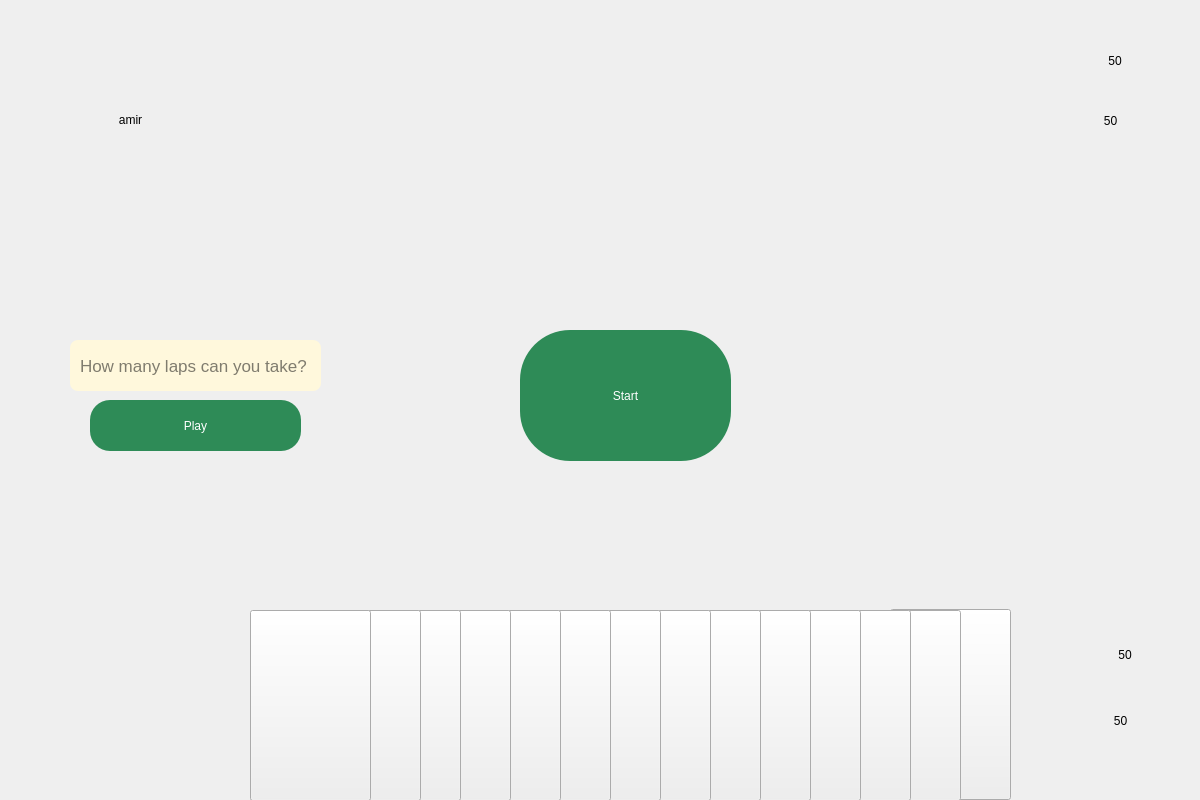
<?xml version="1.0" encoding="UTF-8"?>
<ui version="4.0">
 <class>play</class>
 <widget class="QMainWindow" name="play">
  <property name="geometry">
   <rect>
    <x>0</x>
    <y>0</y>
    <width>1200</width>
    <height>800</height>
   </rect>
  </property>
  <property name="minimumSize">
   <size>
    <width>1200</width>
    <height>800</height>
   </size>
  </property>
  <property name="maximumSize">
   <size>
    <width>1200</width>
    <height>800</height>
   </size>
  </property>
  <property name="windowTitle">
   <string>MainWindow</string>
  </property>
  <widget class="QWidget" name="centralwidget">
   <widget class="QLabel" name="label">
    <property name="geometry">
     <rect>
      <x>0</x>
      <y>0</y>
      <width>1200</width>
      <height>800</height>
     </rect>
    </property>
    <property name="styleSheet">
     <string notr="true">border-image: url(:/board1.jpg);

</string>
    </property>
    <property name="text">
     <string/>
    </property>
   </widget>
   <widget class="QPushButton" name="cardButton_14">
    <property name="geometry">
     <rect>
      <x>890</x>
      <y>609</y>
      <width>121</width>
      <height>191</height>
     </rect>
    </property>
    <property name="styleSheet">
     <string notr="true">border-image: url(:/parrot.png);</string>
    </property>
    <property name="text">
     <string/>
    </property>
   </widget>
   <widget class="QPushButton" name="cardButton_12">
    <property name="geometry">
     <rect>
      <x>840</x>
      <y>610</y>
      <width>121</width>
      <height>191</height>
     </rect>
    </property>
    <property name="styleSheet">
     <string notr="true">border-image: url(:/parrot.png);</string>
    </property>
    <property name="text">
     <string/>
    </property>
   </widget>
   <widget class="QPushButton" name="cardButton_10">
    <property name="geometry">
     <rect>
      <x>790</x>
      <y>610</y>
      <width>121</width>
      <height>191</height>
     </rect>
    </property>
    <property name="styleSheet">
     <string notr="true">border-image: url(:/parrot.png);</string>
    </property>
    <property name="text">
     <string/>
    </property>
   </widget>
   <widget class="QPushButton" name="cardButton_8">
    <property name="geometry">
     <rect>
      <x>740</x>
      <y>610</y>
      <width>121</width>
      <height>191</height>
     </rect>
    </property>
    <property name="styleSheet">
     <string notr="true">border-image: url(:/parrot.png);</string>
    </property>
    <property name="text">
     <string/>
    </property>
   </widget>
   <widget class="QPushButton" name="cardButton_6">
    <property name="geometry">
     <rect>
      <x>690</x>
      <y>610</y>
      <width>121</width>
      <height>191</height>
     </rect>
    </property>
    <property name="styleSheet">
     <string notr="true">border-image: url(:/parrot.png);</string>
    </property>
    <property name="text">
     <string/>
    </property>
   </widget>
   <widget class="QPushButton" name="cardButton_4">
    <property name="geometry">
     <rect>
      <x>640</x>
      <y>610</y>
      <width>121</width>
      <height>191</height>
     </rect>
    </property>
    <property name="styleSheet">
     <string notr="true">border-image: url(:/parrot.png);</string>
    </property>
    <property name="text">
     <string/>
    </property>
   </widget>
   <widget class="QPushButton" name="cardButton_2">
    <property name="geometry">
     <rect>
      <x>590</x>
      <y>610</y>
      <width>121</width>
      <height>191</height>
     </rect>
    </property>
    <property name="styleSheet">
     <string notr="true">border-image: url(:/parrot.png);</string>
    </property>
    <property name="text">
     <string/>
    </property>
   </widget>
   <widget class="QPushButton" name="cardButton_1">
    <property name="geometry">
     <rect>
      <x>540</x>
      <y>610</y>
      <width>121</width>
      <height>191</height>
     </rect>
    </property>
    <property name="styleSheet">
     <string notr="true">border-image: url(:/parrot.png);</string>
    </property>
    <property name="text">
     <string/>
    </property>
   </widget>
   <widget class="QPushButton" name="cardButton_3">
    <property name="geometry">
     <rect>
      <x>490</x>
      <y>610</y>
      <width>121</width>
      <height>191</height>
     </rect>
    </property>
    <property name="styleSheet">
     <string notr="true">border-image: url(:/parrot.png);</string>
    </property>
    <property name="text">
     <string/>
    </property>
   </widget>
   <widget class="QPushButton" name="cardButton_5">
    <property name="geometry">
     <rect>
      <x>440</x>
      <y>610</y>
      <width>121</width>
      <height>191</height>
     </rect>
    </property>
    <property name="styleSheet">
     <string notr="true">border-image: url(:/parrot.png);</string>
    </property>
    <property name="text">
     <string/>
    </property>
   </widget>
   <widget class="QPushButton" name="cardButton_7">
    <property name="geometry">
     <rect>
      <x>390</x>
      <y>610</y>
      <width>121</width>
      <height>191</height>
     </rect>
    </property>
    <property name="styleSheet">
     <string notr="true">border-image: url(:/parrot.png);</string>
    </property>
    <property name="text">
     <string/>
    </property>
   </widget>
   <widget class="QPushButton" name="cardButton_9">
    <property name="geometry">
     <rect>
      <x>340</x>
      <y>610</y>
      <width>121</width>
      <height>191</height>
     </rect>
    </property>
    <property name="styleSheet">
     <string notr="true">border-image: url(:/parrot.png);</string>
    </property>
    <property name="text">
     <string/>
    </property>
   </widget>
   <widget class="QPushButton" name="cardButton_11">
    <property name="geometry">
     <rect>
      <x>300</x>
      <y>610</y>
      <width>121</width>
      <height>191</height>
     </rect>
    </property>
    <property name="styleSheet">
     <string notr="true">border-image: url(:/parrot.png);</string>
    </property>
    <property name="text">
     <string/>
    </property>
   </widget>
   <widget class="QPushButton" name="cardButton_13">
    <property name="geometry">
     <rect>
      <x>250</x>
      <y>610</y>
      <width>121</width>
      <height>191</height>
     </rect>
    </property>
    <property name="styleSheet">
     <string notr="true">border-image: url(:/king skull.png);</string>
    </property>
    <property name="text">
     <string/>
    </property>
   </widget>
   <widget class="QLabel" name="cardlabel_14">
    <property name="geometry">
     <rect>
      <x>850</x>
      <y>-30</y>
      <width>151</width>
      <height>241</height>
     </rect>
    </property>
    <property name="styleSheet">
     <string notr="true">border-image: url(:/queen.png);
border-image: url(:/labelCard.png);
</string>
    </property>
    <property name="text">
     <string/>
    </property>
   </widget>
   <widget class="QLabel" name="cardlabel_12">
    <property name="geometry">
     <rect>
      <x>810</x>
      <y>-30</y>
      <width>151</width>
      <height>241</height>
     </rect>
    </property>
    <property name="styleSheet">
     <string notr="true">border-image: url(:/queen.png);
border-image: url(:/labelCard.png);
</string>
    </property>
    <property name="text">
     <string/>
    </property>
   </widget>
   <widget class="QLabel" name="cardlabel_10">
    <property name="geometry">
     <rect>
      <x>750</x>
      <y>-30</y>
      <width>151</width>
      <height>241</height>
     </rect>
    </property>
    <property name="styleSheet">
     <string notr="true">border-image: url(:/queen.png);
border-image: url(:/labelCard.png);
</string>
    </property>
    <property name="text">
     <string/>
    </property>
   </widget>
   <widget class="QLabel" name="cardlabel_8">
    <property name="geometry">
     <rect>
      <x>700</x>
      <y>-30</y>
      <width>151</width>
      <height>241</height>
     </rect>
    </property>
    <property name="styleSheet">
     <string notr="true">border-image: url(:/queen.png);
border-image: url(:/labelCard.png);
</string>
    </property>
    <property name="text">
     <string/>
    </property>
   </widget>
   <widget class="QLabel" name="cardlabel_6">
    <property name="geometry">
     <rect>
      <x>650</x>
      <y>-30</y>
      <width>151</width>
      <height>241</height>
     </rect>
    </property>
    <property name="styleSheet">
     <string notr="true">border-image: url(:/queen.png);
border-image: url(:/labelCard.png);
</string>
    </property>
    <property name="text">
     <string/>
    </property>
   </widget>
   <widget class="QLabel" name="cardlabel_4">
    <property name="geometry">
     <rect>
      <x>600</x>
      <y>-30</y>
      <width>151</width>
      <height>241</height>
     </rect>
    </property>
    <property name="styleSheet">
     <string notr="true">border-image: url(:/queen.png);
border-image: url(:/labelCard.png);
</string>
    </property>
    <property name="text">
     <string/>
    </property>
   </widget>
   <widget class="QLabel" name="cardlabel_2">
    <property name="geometry">
     <rect>
      <x>550</x>
      <y>-30</y>
      <width>151</width>
      <height>241</height>
     </rect>
    </property>
    <property name="styleSheet">
     <string notr="true">border-image: url(:/queen.png);
border-image: url(:/labelCard.png);
</string>
    </property>
    <property name="text">
     <string/>
    </property>
   </widget>
   <widget class="QLabel" name="cardlabel_1">
    <property name="geometry">
     <rect>
      <x>490</x>
      <y>-30</y>
      <width>151</width>
      <height>241</height>
     </rect>
    </property>
    <property name="styleSheet">
     <string notr="true">border-image: url(:/queen.png);
border-image: url(:/labelCard.png);
</string>
    </property>
    <property name="text">
     <string/>
    </property>
   </widget>
   <widget class="QLabel" name="cardlabel_3">
    <property name="geometry">
     <rect>
      <x>440</x>
      <y>-30</y>
      <width>151</width>
      <height>241</height>
     </rect>
    </property>
    <property name="styleSheet">
     <string notr="true">border-image: url(:/queen.png);
border-image: url(:/labelCard.png);
</string>
    </property>
    <property name="text">
     <string/>
    </property>
   </widget>
   <widget class="QLabel" name="cardlabel_5">
    <property name="geometry">
     <rect>
      <x>390</x>
      <y>-30</y>
      <width>151</width>
      <height>241</height>
     </rect>
    </property>
    <property name="styleSheet">
     <string notr="true">border-image: url(:/queen.png);
border-image: url(:/labelCard.png);
</string>
    </property>
    <property name="text">
     <string/>
    </property>
   </widget>
   <widget class="QLabel" name="cardlabel_7">
    <property name="geometry">
     <rect>
      <x>340</x>
      <y>-30</y>
      <width>151</width>
      <height>241</height>
     </rect>
    </property>
    <property name="styleSheet">
     <string notr="true">border-image: url(:/queen.png);
border-image: url(:/labelCard.png);
</string>
    </property>
    <property name="text">
     <string/>
    </property>
   </widget>
   <widget class="QLabel" name="cardlabel_9">
    <property name="geometry">
     <rect>
      <x>280</x>
      <y>-30</y>
      <width>151</width>
      <height>241</height>
     </rect>
    </property>
    <property name="styleSheet">
     <string notr="true">border-image: url(:/queen.png);
border-image: url(:/labelCard.png);
</string>
    </property>
    <property name="text">
     <string/>
    </property>
   </widget>
   <widget class="QLabel" name="cardlabel_11">
    <property name="geometry">
     <rect>
      <x>230</x>
      <y>-30</y>
      <width>151</width>
      <height>241</height>
     </rect>
    </property>
    <property name="styleSheet">
     <string notr="true">border-image: url(:/queen.png);
border-image: url(:/labelCard.png);
</string>
    </property>
    <property name="text">
     <string/>
    </property>
   </widget>
   <widget class="QLabel" name="cardlabel_13">
    <property name="geometry">
     <rect>
      <x>190</x>
      <y>-30</y>
      <width>151</width>
      <height>241</height>
     </rect>
    </property>
    <property name="styleSheet">
     <string notr="true">border-image: url(:/queen.png);
border-image: url(:/labelCard.png);
</string>
    </property>
    <property name="text">
     <string/>
    </property>
   </widget>
   <widget class="QLabel" name="wincardlabel_1">
    <property name="geometry">
     <rect>
      <x>282</x>
      <y>510</y>
      <width>101</width>
      <height>51</height>
     </rect>
    </property>
    <property name="styleSheet">
     <string notr="true">border-image: url(:/labelCard_land.png);</string>
    </property>
    <property name="text">
     <string/>
    </property>
   </widget>
   <widget class="QLabel" name="wincardlabel_2">
    <property name="geometry">
     <rect>
      <x>310</x>
      <y>530</y>
      <width>101</width>
      <height>51</height>
     </rect>
    </property>
    <property name="styleSheet">
     <string notr="true">border-image: url(:/labelCard_land.png);</string>
    </property>
    <property name="text">
     <string/>
    </property>
   </widget>
   <widget class="QLabel" name="wincardlabel_3">
    <property name="geometry">
     <rect>
      <x>360</x>
      <y>510</y>
      <width>101</width>
      <height>51</height>
     </rect>
    </property>
    <property name="styleSheet">
     <string notr="true">border-image: url(:/labelCard_land.png);</string>
    </property>
    <property name="text">
     <string/>
    </property>
   </widget>
   <widget class="QLabel" name="wincardlabel_4">
    <property name="geometry">
     <rect>
      <x>400</x>
      <y>530</y>
      <width>101</width>
      <height>51</height>
     </rect>
    </property>
    <property name="styleSheet">
     <string notr="true">border-image: url(:/labelCard_land.png);</string>
    </property>
    <property name="text">
     <string/>
    </property>
   </widget>
   <widget class="QLabel" name="wincardlabel_5">
    <property name="geometry">
     <rect>
      <x>440</x>
      <y>510</y>
      <width>101</width>
      <height>51</height>
     </rect>
    </property>
    <property name="styleSheet">
     <string notr="true">border-image: url(:/labelCard_land.png);</string>
    </property>
    <property name="text">
     <string/>
    </property>
   </widget>
   <widget class="QLabel" name="wincardlabel_6">
    <property name="geometry">
     <rect>
      <x>490</x>
      <y>530</y>
      <width>101</width>
      <height>51</height>
     </rect>
    </property>
    <property name="styleSheet">
     <string notr="true">border-image: url(:/labelCard_land.png);</string>
    </property>
    <property name="text">
     <string/>
    </property>
   </widget>
   <widget class="QLabel" name="wincardlabel_7">
    <property name="geometry">
     <rect>
      <x>530</x>
      <y>510</y>
      <width>101</width>
      <height>51</height>
     </rect>
    </property>
    <property name="styleSheet">
     <string notr="true">border-image: url(:/labelCard_land.png);</string>
    </property>
    <property name="text">
     <string/>
    </property>
   </widget>
   <widget class="QLabel" name="wincardlabel_8">
    <property name="geometry">
     <rect>
      <x>580</x>
      <y>530</y>
      <width>101</width>
      <height>51</height>
     </rect>
    </property>
    <property name="styleSheet">
     <string notr="true">border-image: url(:/labelCard_land.png);</string>
    </property>
    <property name="text">
     <string/>
    </property>
   </widget>
   <widget class="QLabel" name="wincardlabel_9">
    <property name="geometry">
     <rect>
      <x>620</x>
      <y>510</y>
      <width>101</width>
      <height>51</height>
     </rect>
    </property>
    <property name="styleSheet">
     <string notr="true">border-image: url(:/labelCard_land.png);</string>
    </property>
    <property name="text">
     <string/>
    </property>
   </widget>
   <widget class="QLabel" name="wincardlabel_10">
    <property name="geometry">
     <rect>
      <x>670</x>
      <y>530</y>
      <width>101</width>
      <height>51</height>
     </rect>
    </property>
    <property name="styleSheet">
     <string notr="true">border-image: url(:/labelCard_land.png);</string>
    </property>
    <property name="text">
     <string/>
    </property>
   </widget>
   <widget class="QLabel" name="wincardlabel_11">
    <property name="geometry">
     <rect>
      <x>720</x>
      <y>510</y>
      <width>101</width>
      <height>51</height>
     </rect>
    </property>
    <property name="styleSheet">
     <string notr="true">border-image: url(:/labelCard_land.png);</string>
    </property>
    <property name="text">
     <string/>
    </property>
   </widget>
   <widget class="QLabel" name="wincardlabel_12">
    <property name="geometry">
     <rect>
      <x>760</x>
      <y>530</y>
      <width>101</width>
      <height>51</height>
     </rect>
    </property>
    <property name="styleSheet">
     <string notr="true">border-image: url(:/labelCard_land.png);</string>
    </property>
    <property name="text">
     <string/>
    </property>
   </widget>
   <widget class="QLabel" name="wincardlabel_13">
    <property name="geometry">
     <rect>
      <x>810</x>
      <y>510</y>
      <width>101</width>
      <height>51</height>
     </rect>
    </property>
    <property name="styleSheet">
     <string notr="true">border-image: url(:/labelCard_land.png);</string>
    </property>
    <property name="text">
     <string/>
    </property>
   </widget>
   <widget class="QLabel" name="wincardlabel_14">
    <property name="geometry">
     <rect>
      <x>860</x>
      <y>530</y>
      <width>101</width>
      <height>51</height>
     </rect>
    </property>
    <property name="styleSheet">
     <string notr="true">border-image: url(:/labelCard_land.png);</string>
    </property>
    <property name="text">
     <string/>
    </property>
   </widget>
   <widget class="QLabel" name="losecardlardlabel_1">
    <property name="geometry">
     <rect>
      <x>270</x>
      <y>180</y>
      <width>101</width>
      <height>51</height>
     </rect>
    </property>
    <property name="styleSheet">
     <string notr="true">border-image: url(:/labelCard_land.png);</string>
    </property>
    <property name="text">
     <string/>
    </property>
   </widget>
   <widget class="QLabel" name="losecardlardlabel_2">
    <property name="geometry">
     <rect>
      <x>310</x>
      <y>200</y>
      <width>101</width>
      <height>51</height>
     </rect>
    </property>
    <property name="styleSheet">
     <string notr="true">border-image: url(:/labelCard_land.png);</string>
    </property>
    <property name="text">
     <string/>
    </property>
   </widget>
   <widget class="QLabel" name="losecardlardlabel_3">
    <property name="geometry">
     <rect>
      <x>350</x>
      <y>180</y>
      <width>101</width>
      <height>51</height>
     </rect>
    </property>
    <property name="styleSheet">
     <string notr="true">border-image: url(:/labelCard_land.png);</string>
    </property>
    <property name="text">
     <string/>
    </property>
   </widget>
   <widget class="QLabel" name="losecardlardlabel_4">
    <property name="geometry">
     <rect>
      <x>400</x>
      <y>200</y>
      <width>101</width>
      <height>51</height>
     </rect>
    </property>
    <property name="styleSheet">
     <string notr="true">border-image: url(:/labelCard_land.png);</string>
    </property>
    <property name="text">
     <string/>
    </property>
   </widget>
   <widget class="QLabel" name="losecardlardlabel_5">
    <property name="geometry">
     <rect>
      <x>450</x>
      <y>180</y>
      <width>101</width>
      <height>51</height>
     </rect>
    </property>
    <property name="styleSheet">
     <string notr="true">border-image: url(:/labelCard_land.png);</string>
    </property>
    <property name="text">
     <string/>
    </property>
   </widget>
   <widget class="QLabel" name="losecardlardlabel_6">
    <property name="geometry">
     <rect>
      <x>490</x>
      <y>200</y>
      <width>101</width>
      <height>51</height>
     </rect>
    </property>
    <property name="styleSheet">
     <string notr="true">border-image: url(:/labelCard_land.png);</string>
    </property>
    <property name="text">
     <string/>
    </property>
   </widget>
   <widget class="QLabel" name="losecardlardlabel_7">
    <property name="geometry">
     <rect>
      <x>540</x>
      <y>180</y>
      <width>101</width>
      <height>51</height>
     </rect>
    </property>
    <property name="styleSheet">
     <string notr="true">border-image: url(:/labelCard_land.png);</string>
    </property>
    <property name="text">
     <string/>
    </property>
   </widget>
   <widget class="QLabel" name="losecardlardlabel_8">
    <property name="geometry">
     <rect>
      <x>590</x>
      <y>200</y>
      <width>101</width>
      <height>51</height>
     </rect>
    </property>
    <property name="styleSheet">
     <string notr="true">border-image: url(:/labelCard_land.png);</string>
    </property>
    <property name="text">
     <string/>
    </property>
   </widget>
   <widget class="QLabel" name="losecardlardlabel_9">
    <property name="geometry">
     <rect>
      <x>630</x>
      <y>180</y>
      <width>101</width>
      <height>51</height>
     </rect>
    </property>
    <property name="styleSheet">
     <string notr="true">border-image: url(:/labelCard_land.png);</string>
    </property>
    <property name="text">
     <string/>
    </property>
   </widget>
   <widget class="QLabel" name="losecardlardlabel_10">
    <property name="geometry">
     <rect>
      <x>680</x>
      <y>200</y>
      <width>101</width>
      <height>51</height>
     </rect>
    </property>
    <property name="styleSheet">
     <string notr="true">border-image: url(:/labelCard_land.png);</string>
    </property>
    <property name="text">
     <string/>
    </property>
   </widget>
   <widget class="QLabel" name="losecardlardlabel_11">
    <property name="geometry">
     <rect>
      <x>720</x>
      <y>180</y>
      <width>101</width>
      <height>51</height>
     </rect>
    </property>
    <property name="styleSheet">
     <string notr="true">border-image: url(:/labelCard_land.png);</string>
    </property>
    <property name="text">
     <string/>
    </property>
   </widget>
   <widget class="QLabel" name="losecardlardlabel_12">
    <property name="geometry">
     <rect>
      <x>770</x>
      <y>200</y>
      <width>101</width>
      <height>51</height>
     </rect>
    </property>
    <property name="styleSheet">
     <string notr="true">border-image: url(:/labelCard_land.png);</string>
    </property>
    <property name="text">
     <string/>
    </property>
   </widget>
   <widget class="QLabel" name="losecardlardlabel_13">
    <property name="geometry">
     <rect>
      <x>820</x>
      <y>180</y>
      <width>101</width>
      <height>51</height>
     </rect>
    </property>
    <property name="styleSheet">
     <string notr="true">border-image: url(:/labelCard_land.png);</string>
    </property>
    <property name="text">
     <string/>
    </property>
   </widget>
   <widget class="QLabel" name="losecardlardlabel_14">
    <property name="geometry">
     <rect>
      <x>870</x>
      <y>200</y>
      <width>101</width>
      <height>51</height>
     </rect>
    </property>
    <property name="styleSheet">
     <string notr="true">border-image: url(:/labelCard_land.png);</string>
    </property>
    <property name="text">
     <string/>
    </property>
   </widget>
   <widget class="QLabel" name="played_label_1">
    <property name="geometry">
     <rect>
      <x>620</x>
      <y>330</y>
      <width>101</width>
      <height>151</height>
     </rect>
    </property>
    <property name="styleSheet">
     <string notr="true">
border-image: url(:/parrot7.png);</string>
    </property>
    <property name="text">
     <string/>
    </property>
   </widget>
   <widget class="QLabel" name="played_label_2">
    <property name="geometry">
     <rect>
      <x>520</x>
      <y>260</y>
      <width>101</width>
      <height>151</height>
     </rect>
    </property>
    <property name="styleSheet">
     <string notr="true">border-image: url(:/parrot.png);</string>
    </property>
    <property name="text">
     <string/>
    </property>
   </widget>
   <widget class="QLabel" name="usernameLabel">
    <property name="geometry">
     <rect>
      <x>100</x>
      <y>110</y>
      <width>61</width>
      <height>20</height>
     </rect>
    </property>
    <property name="styleSheet">
     <string notr="true">font: 350 14pt &quot;Segoe UI Variable Text Semiligh&quot;;</string>
    </property>
    <property name="text">
     <string>amir</string>
    </property>
    <property name="alignment">
     <set>Qt::AlignCenter</set>
    </property>
   </widget>
   <widget class="QLabel" name="label_3">
    <property name="geometry">
     <rect>
      <x>90</x>
      <y>20</y>
      <width>81</width>
      <height>81</height>
     </rect>
    </property>
    <property name="styleSheet">
     <string notr="true">border-image: url(:/profile_cartoon.png);</string>
    </property>
    <property name="text">
     <string/>
    </property>
   </widget>
   <widget class="QLabel" name="mypointlabel">
    <property name="geometry">
     <rect>
      <x>1100</x>
      <y>640</y>
      <width>50</width>
      <height>30</height>
     </rect>
    </property>
    <property name="styleSheet">
     <string notr="true">font: 700 16pt &quot;Segoe UI&quot;;</string>
    </property>
    <property name="text">
     <string>50</string>
    </property>
    <property name="alignment">
     <set>Qt::AlignCenter</set>
    </property>
   </widget>
   <widget class="QLabel" name="label_2">
    <property name="geometry">
     <rect>
      <x>1030</x>
      <y>620</y>
      <width>71</width>
      <height>71</height>
     </rect>
    </property>
    <property name="styleSheet">
     <string notr="true">border-image: url(:/star.png);</string>
    </property>
    <property name="text">
     <string/>
    </property>
   </widget>
   <widget class="QLabel" name="mywinlabel_2">
    <property name="geometry">
     <rect>
      <x>1090</x>
      <y>690</y>
      <width>61</width>
      <height>61</height>
     </rect>
    </property>
    <property name="styleSheet">
     <string notr="true">font: 700 16pt &quot;Segoe UI&quot;;</string>
    </property>
    <property name="text">
     <string>50</string>
    </property>
    <property name="alignment">
     <set>Qt::AlignCenter</set>
    </property>
   </widget>
   <widget class="QLabel" name="pointlabel_2">
    <property name="geometry">
     <rect>
      <x>1090</x>
      <y>40</y>
      <width>50</width>
      <height>41</height>
     </rect>
    </property>
    <property name="styleSheet">
     <string notr="true">font: 700 16pt &quot;Segoe UI&quot;;</string>
    </property>
    <property name="text">
     <string>50</string>
    </property>
    <property name="alignment">
     <set>Qt::AlignCenter</set>
    </property>
   </widget>
   <widget class="QLabel" name="mywinlabel_3">
    <property name="geometry">
     <rect>
      <x>1080</x>
      <y>90</y>
      <width>61</width>
      <height>61</height>
     </rect>
    </property>
    <property name="styleSheet">
     <string notr="true">font: 700 16pt &quot;Segoe UI&quot;;</string>
    </property>
    <property name="text">
     <string>50</string>
    </property>
    <property name="alignment">
     <set>Qt::AlignCenter</set>
    </property>
   </widget>
   <widget class="QLabel" name="label_4">
    <property name="geometry">
     <rect>
      <x>1030</x>
      <y>690</y>
      <width>71</width>
      <height>71</height>
     </rect>
    </property>
    <property name="styleSheet">
     <string notr="true">border-image: url(:/windast.png);</string>
    </property>
    <property name="text">
     <string/>
    </property>
   </widget>
   <widget class="QLabel" name="label_5">
    <property name="geometry">
     <rect>
      <x>1010</x>
      <y>20</y>
      <width>71</width>
      <height>71</height>
     </rect>
    </property>
    <property name="styleSheet">
     <string notr="true">border-image: url(:/star.png);</string>
    </property>
    <property name="text">
     <string/>
    </property>
   </widget>
   <widget class="QLabel" name="label_6">
    <property name="geometry">
     <rect>
      <x>1010</x>
      <y>80</y>
      <width>71</width>
      <height>71</height>
     </rect>
    </property>
    <property name="styleSheet">
     <string notr="true">border-image: url(:/windast.png);</string>
    </property>
    <property name="text">
     <string/>
    </property>
   </widget>
   <widget class="QLineEdit" name="lineEdit_predicet">
    <property name="geometry">
     <rect>
      <x>70</x>
      <y>340</y>
      <width>251</width>
      <height>51</height>
     </rect>
    </property>
    <property name="styleSheet">
     <string notr="true">border-radius:5px;
padding-left:8px;
border-radius:8px;
color:#00000;
background-color:#FFF8DC;
font-size:17px;</string>
    </property>
    <property name="placeholderText">
     <string>How many laps can you take?</string>
    </property>
   </widget>
   <widget class="QPushButton" name="pushButton_play">
    <property name="geometry">
     <rect>
      <x>90</x>
      <y>400</y>
      <width>211</width>
      <height>51</height>
     </rect>
    </property>
    <property name="styleSheet">
     <string notr="true">QPushButton{
font: 700 10pt &quot;B Titr&quot;;
border-radius:20px;
color:#fff;
font: 10pt &quot;MS Reference Sans Serif&quot;;
background-color:#2E8B57;
}
QPushButton:hover{
background-color:#3CB371;
}</string>
    </property>
    <property name="text">
     <string>Play</string>
    </property>
   </widget>
   <widget class="QPushButton" name="pushButton_start">
    <property name="geometry">
     <rect>
      <x>520</x>
      <y>330</y>
      <width>211</width>
      <height>131</height>
     </rect>
    </property>
    <property name="styleSheet">
     <string notr="true">QPushButton{
font: 700 10pt &quot;B Titr&quot;;
border-radius:50px;
color:#fff;
font: 15pt &quot;MS Reference Sans Serif&quot;;
background-color:#2E8B57;
}
QPushButton:hover{
background-color:#3CB371;
}</string>
    </property>
    <property name="text">
     <string>Start</string>
    </property>
   </widget>
   <zorder>label</zorder>
   <zorder>cardButton_14</zorder>
   <zorder>cardButton_12</zorder>
   <zorder>cardButton_10</zorder>
   <zorder>cardButton_8</zorder>
   <zorder>cardButton_6</zorder>
   <zorder>cardButton_4</zorder>
   <zorder>cardButton_2</zorder>
   <zorder>cardButton_1</zorder>
   <zorder>cardButton_3</zorder>
   <zorder>cardButton_5</zorder>
   <zorder>cardButton_7</zorder>
   <zorder>cardButton_9</zorder>
   <zorder>cardButton_11</zorder>
   <zorder>cardButton_13</zorder>
   <zorder>cardlabel_14</zorder>
   <zorder>cardlabel_12</zorder>
   <zorder>cardlabel_10</zorder>
   <zorder>cardlabel_8</zorder>
   <zorder>cardlabel_6</zorder>
   <zorder>cardlabel_4</zorder>
   <zorder>cardlabel_2</zorder>
   <zorder>cardlabel_1</zorder>
   <zorder>cardlabel_3</zorder>
   <zorder>cardlabel_5</zorder>
   <zorder>cardlabel_7</zorder>
   <zorder>cardlabel_9</zorder>
   <zorder>cardlabel_11</zorder>
   <zorder>cardlabel_13</zorder>
   <zorder>wincardlabel_1</zorder>
   <zorder>wincardlabel_2</zorder>
   <zorder>wincardlabel_3</zorder>
   <zorder>wincardlabel_4</zorder>
   <zorder>wincardlabel_5</zorder>
   <zorder>wincardlabel_6</zorder>
   <zorder>wincardlabel_7</zorder>
   <zorder>wincardlabel_8</zorder>
   <zorder>wincardlabel_9</zorder>
   <zorder>wincardlabel_10</zorder>
   <zorder>wincardlabel_11</zorder>
   <zorder>wincardlabel_12</zorder>
   <zorder>wincardlabel_13</zorder>
   <zorder>wincardlabel_14</zorder>
   <zorder>losecardlardlabel_1</zorder>
   <zorder>losecardlardlabel_2</zorder>
   <zorder>losecardlardlabel_3</zorder>
   <zorder>losecardlardlabel_4</zorder>
   <zorder>losecardlardlabel_5</zorder>
   <zorder>losecardlardlabel_6</zorder>
   <zorder>losecardlardlabel_7</zorder>
   <zorder>losecardlardlabel_8</zorder>
   <zorder>losecardlardlabel_9</zorder>
   <zorder>losecardlardlabel_10</zorder>
   <zorder>losecardlardlabel_11</zorder>
   <zorder>losecardlardlabel_12</zorder>
   <zorder>losecardlardlabel_13</zorder>
   <zorder>losecardlardlabel_14</zorder>
   <zorder>played_label_1</zorder>
   <zorder>played_label_2</zorder>
   <zorder>usernameLabel</zorder>
   <zorder>label_3</zorder>
   <zorder>label_2</zorder>
   <zorder>mywinlabel_2</zorder>
   <zorder>pointlabel_2</zorder>
   <zorder>mywinlabel_3</zorder>
   <zorder>mypointlabel</zorder>
   <zorder>label_4</zorder>
   <zorder>label_5</zorder>
   <zorder>label_6</zorder>
   <zorder>lineEdit_predicet</zorder>
   <zorder>pushButton_play</zorder>
   <zorder>pushButton_start</zorder>
  </widget>
 </widget>
 <resources/>
 <connections/>
</ui>
